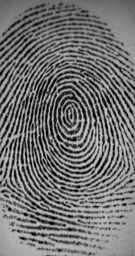
#> input picture output/101_2.tif, 135 x 256 px, shrunk from 296 x 560 before the run, given in place of FingerImage.bmp, which was not available
$ python finegerprint_pipline.py   (older library calls are emulated)
#> lines starting #> are read from the running program, lines starting #| are printed output that depends on the picture; after the words box and inside, x2 and y2 are one past the last pixel; in counts of white or black regions, pixels touching at a corner belong together; pictures that were not available may be replaced by others from this repository, and a replacement may not be noted
#> in finger, sample is the input picture: shape (256, 135); min 0, max 206, mean 113.7
### User interface/ridge_segment.py
# -*- coding: utf-8 -*-
"""
Created on Mon Apr 18 23:04:30 2016
@author: utkarsh


BSD 2-Clause License

Copyright (c) 2017, Utkarsh-Deshmukh
All rights reserved.

THIS SOFTWARE IS PROVIDED BY THE COPYRIGHT HOLDERS AND CONTRIBUTORS "AS IS"
AND ANY EXPRESS OR IMPLIED WARRANTIES, INCLUDING, BUT NOT LIMITED TO, THE
IMPLIED WARRANTIES OF MERCHANTABILITY AND FITNESS FOR A PARTICULAR PURPOSE ARE
DISCLAIMED. IN NO EVENT SHALL THE COPYRIGHT HOLDER OR CONTRIBUTORS BE LIABLE
FOR ANY DIRECT, INDIRECT, INCIDENTAL, SPECIAL, EXEMPLARY, OR CONSEQUENTIAL
DAMAGES (INCLUDING, BUT NOT LIMITED TO, PROCUREMENT OF SUBSTITUTE GOODS OR
SERVICES; LOSS OF USE, DATA, OR PROFITS; OR BUSINESS INTERRUPTION) HOWEVER
CAUSED AND ON ANY THEORY OF LIABILITY, WHETHER IN CONTRACT, STRICT LIABILITY,
OR TORT (INCLUDING NEGLIGENCE OR OTHERWISE) ARISING IN ANY WAY OUT OF THE USE
OF THIS SOFTWARE, EVEN IF ADVISED OF THE POSSIBILITY OF SUCH DAMAGE.
"""


# RIDGESEGMENT - Normalises fingerprint image and segments ridge region
#
# Function identifies ridge regions of a fingerprint image and returns a
# mask identifying this region.  It also normalises the intesity values of
# the image so that the ridge regions have zero mean, unit standard
# deviation.
#
# This function breaks the image up into blocks of size blksze x blksze and
# evaluates the standard deviation in each region.  If the standard
# deviation is above the threshold it is deemed part of the fingerprint.
# Note that the image is normalised to have zero mean, unit standard
# deviation prior to performing this process so that the threshold you
# specify is relative to a unit standard deviation.
#
# Usage:   [normim, mask, maskind] = ridgesegment(im, blksze, thresh)
#
# Arguments:   im     - Fingerprint image to be segmented.
#              blksze - Block size over which the the standard
#                       deviation is determined (try a value of 16).
#              thresh - Threshold of standard deviation to decide if a
#                       block is a ridge region (Try a value 0.1 - 0.2)
#
# Returns:     normim - Image where the ridge regions are renormalised to
#                       have zero mean, unit standard deviation.
#              mask   - Mask indicating ridge-like regions of the image,
#                       0 for non ridge regions, 1 for ridge regions.
#              maskind - Vector of indices of locations within the mask.
#
# Suggested values for a 500dpi fingerprint image:
#
#   [normim, mask, maskind] = ridgesegment(im, 16, 0.1)
#
# See also: RIDGEORIENT, RIDGEFREQ, RIDGEFILTER

### REFERENCES

# Peter Kovesi
# School of Computer Science & Software Engineering
# The University of Western Australia
# pk at csse uwa edu au
# http://www.csse.uwa.edu.au/~pk

'''
For more info please visit https://www.peterkovesi.com/
'''

import numpy as np

def normalise(img,mean,std):
    normed = (img - np.mean(img))/(np.std(img));
    return(normed)

def ridge_segment(im,blksze,thresh):

#> called with blksze = 16, thresh = 0.3
    rows,cols = im.shape;

    im = normalise(im,0,1);    # normalise to get zero mean and unit standard deviation


    new_rows =  np.int(blksze * np.ceil((np.float(rows))/(np.float(blksze))))
    new_cols =  np.int(blksze * np.ceil((np.float(cols))/(np.float(blksze))))

    padded_img = np.zeros((new_rows,new_cols));
    stddevim = np.zeros((new_rows,new_cols));

    padded_img[0:rows][:,0:cols] = im;

    for i in range(0,new_rows,blksze):
        for j in range(0,new_cols,blksze):
            block = padded_img[i:i+blksze][:,j:j+blksze];

            stddevim[i:i+blksze][:,j:j+blksze] = np.std(block)*np.ones(block.shape)
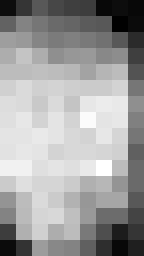
#> stddevim: shape (256, 144) float64; min 0.105, max 1.3, mean 0.844; drawn with min black and max white

    stddevim = stddevim[0:rows][:,0:cols]
#> stddevim: shape (256, 135) float64

    mask = stddevim > thresh;
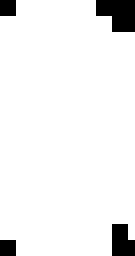
#> mask: shape (256, 135) bool; 93.8% white; 4 black regions, box (x1, y1, x2, y2) and area: (96, 0, 135, 32) 992, (112, 224, 135, 256) 624, (0, 0, 16, 16) 256, (0, 240, 16, 256) 256

    mean_val = np.mean(im[mask]);
#> mean_val = -0.0236

    std_val = np.std(im[mask]);
#> std_val = 1.02

    normim = (im - mean_val)/(std_val);

    return(normim,mask)

### User interface/walking.py
'''
Author : Aman Attrish
'''


# The main function of the walking algorithm to get all singular points in
# a given fingerprint image.
#
# Based on the paper:
#
# @article{Zhu2016WalkingTS,
#   title={Walking to singular points of fingerprints},
#   author={En Zhu and Xifeng Guo and Jianping Yin},
#   journal={Pattern Recognition},
#   year={2016},
#   volume={56},
#   pages={116-128}
# }
#
# Usage:
#   [sps, time] = walking(im), get singular points of image \im. The open
#   souce code "MATLAB and Octave Functions for Computer Vision and Image
#   Processing" is needed to correctly run this function. Please download
#   "MatlabFns.zip" from
#           http://www.peterkovesi.com/matlabfns/
#   and add all the folders and subfolders to Path.
#
#   [sps, time] = walking(im, mask, orientim), all preprocessing steps like
#   segmentaion and orientation field estimation are implemented outside
#   this function.
#
#   [sps, time] = walking(im, mask, orientim, ...), parameters are passed
#   in. The detailed meanings of parameters are shown below.
#
# @Inputs:
#   im:
#       image data, h by w
#   mask:
#       0, background; 1, foreground
#   orientim:
#       pixel-wise orientation field of \im, share the same size with \im.
#   step:
#       length of one walking step, default to 7 pixel
#   n:
#       number of starting points sampled along x-axis or y, default to 2
#   Td:
#       threshold for stopping the walking process, default to 2 pixel
#   R:
#       radius of the neighborhood of the candidate singular point,
#       default to 16 pixel
# @Outputs:
#   sps:
#       a structure with fields 'core' and 'delta', containing the detected
#       singular points
#   time:
#       processing time of the walking algorithm excluding the segmentation
#       and orientation field estimation.
#
# # Coded by Xifeng Guo. All rights reserved. 2015/4/16 % %
#

'''
For more info please visit https://www.peterkovesi.com/
'''

import numpy as np
import numpy.matlib
from ridge_segment import ridge_segment
from ridge_orient import ridge_orient


def walkonce(im, mask, dfim, start, step, Td):
	sp = []
	current =0
	path = np.array([start])
	while True:
		temp = path[current,:]
		ori = dfim[int(temp[0]), int(temp[1])]
		current = current + 1
		path = np.concatenate([path, temp + step*(np.around([[-np.sin(ori), np.cos(ori)]]))], axis=0)
		if (any(path[current,:] < 1) or any((path[current,:] - im.shape) > 0) or not mask[int(path[current,0]),int(path[current,1])]):
			break
		cpath = path[0:current,:]
		dcpath = cpath - np.matmul(np.ones((cpath.shape[0],1)), np.array([path[current,:]]))
		sqart = np.sqrt(dcpath[:,0]**2 + dcpath[:,1]**2)
		sqart = np.transpose(sqart).reshape((1,-1))
		sqart = np.fliplr(sqart)
		indx = np.argwhere(sqart < Td)
		if min(indx.shape)==0:
			ind = np.empty(shape=(0,0))
		else:
			ind = sqart.shape[1] - indx[0][1]
		if ind.size !=0:
			if current == ind:
				sp = path[current,:]
			elif (current - ind) <=11:
				sp =  np.around(np.sum(path[ind:current+1,:], axis=0)/(current - ind + 1))
			break
	return sp

def checkstable(im, mask, orientim, tempsp, step, Td, R):
	stable=0
	tempsp = np.array([tempsp])

	if min(tempsp.shape) !=0:
		stable=1
		trystart = np.matmul(np.ones((4,1)), tempsp) + np.array([[0,-1], [-1,0], [0,1], [1,0]])*R
		for j in range(0,4):
			if (any(trystart[j,:] < 1) or any((trystart[j,:] - im.shape) > 0) or not mask[int(trystart[j,0]),int(trystart[j,1])]):
				stable=0
				break
			newsp = walkonce(im, mask, orientim, trystart[j,:], step, Td)
			newsp = np.array([newsp])
			if min(newsp.shape) == 0 or np.linalg.norm(tempsp - newsp) > R:
				stable=0
				break
	return stable


def mergeneighbors(points, threshold):

	for i in range(0,points.shape[0]-1):
		if points[i,0] == 0:
			continue
		pointi = points[i,:]
		for j in range(i+1,points.shape[0]):
			if points[j,0] == 0:
				continue
			if (np.linalg.norm(points[i,:] - points[j,:]) < threshold):
				pointi = np.concatenate([pointi, points[j,:]], axis=0)
				points[j,:] = [0, 0]
		if len(pointi)>=2:
			pointi = pointi.reshape((-1,2))
		s = np.sum(pointi, axis=0)
		points[i,:] = np.around(np.array([[s[0], s[1]]])/pointi.shape[0])
	points = points[~np.all(points==0, axis=1)]
	return points


def walking(img):

	#initializing the dictionary
	sps = {}
	sps['core'] = []
	sps['delta'] = []

	step = 7
	n = 2
	Td = 2
	R = 16

	blksze = 16;
	thresh = 0.3;
	normim, mask = ridge_segment(img,blksze,thresh);
	mask[(mask.shape[0]//blksze)*blksze+1:mask.shape[0],:] = 0
	mask[:,(mask.shape[1]//blksze)*blksze+1:mask.shape[1]] = 0
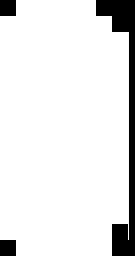
#> mask: shape (256, 135) bool; 90.2% white; 3 black regions, box (x1, y1, x2, y2) and area: (96, 0, 135, 256) 2864, (0, 0, 16, 16) 256, (0, 240, 16, 256) 256


	orientim = ridge_orient(normim, 1, 3, 3)
	orientim = np.pi - orientim

	#sampling starting point

	I,J = np.where(mask==1)
	edge0 = np.array([min(I),min(J)])
	edge1 = np.array([max(I),max(J)])
	d = (edge1-edge0)//(n+1)
	sampled_rows = np.array(range(edge0[0]+d[0], edge0[0] + d[0]*n + 1,d[0]))    #If some error comes, consider +1 also
	sampled_cols = np.array(range(edge0[1]+d[1], edge0[1] + d[1]*n + 1,d[1]))
	sampled_points = np.transpose([[np.kron(sampled_rows, np.ones((1,n)))],[np.matlib.repmat(sampled_cols, 1, n)]])
	sampled_points = np.reshape(sampled_points,(4,2))


	#Detect Cores
	for r in range(0,4):
		if len(sps['core']) != 0:
			break
		WDFc1 = 2.0*orientim + (r+1)*np.pi/2
		core1 = np.array([[]])
		core2 = np.array([[]])
		for i in range(0,sampled_points.shape[0]):
			p = sampled_points[i,:]
			if (not mask[int(p[0]),int(p[1])]):
				continue
			if min(core1.shape) == 0:
				tempsp = walkonce(img, mask, WDFc1, p, step, Td)
				if checkstable(img, mask, WDFc1, tempsp, step, Td, R):
					core1 = tempsp
			if min(core2.shape) == 0:
				tempsp = walkonce(img, mask, WDFc1-np.pi, p, step, Td)
				if checkstable(img, mask, WDFc1-np.pi, tempsp, step, Td, R):
					core2 = tempsp
		if min(core1.shape)==0:
			sps['core'] = np.array([core2])
		elif min(core2.shape)==0:
			sps['core'] = np.array([core1])
		else:
			sps['core'] = np.concatenate([core1,core2], axis=0)


	#Detect Deltas
	for r in range(0,4):
		if len(sps['delta']) != 0:
			break
		WDFd = -2.0*orientim + (r+1)*np.pi/2
		for i in range(0,sampled_points.shape[0]):
			p = sampled_points[i,:]
			if (not mask[int(p[0]),int(p[1])]):
				continue
			tempsp = walkonce(img, mask, WDFd, p, step, Td)
			if checkstable(img, mask, WDFd, tempsp, step, Td, R):
				sps['delta'] = np.concatenate([sps['delta'],tempsp], axis=0)
		if len(sps['delta']) >=2:
			sps['delta'] = sps['delta'].reshape((-1,2))

	sps['core'] = np.array([sps['core']])
	sps['delta'] = np.array([sps['delta']])

	sps['core'] = sps['core'].reshape((-1,2))
	sps['delta'] = sps['delta'].reshape((-1,2))

	sps['core'] = np.fliplr(mergeneighbors(sps['core'],20))
	sps['delta'] = np.fliplr(mergeneighbors(sps['delta'],20))
	return sps

### User interface/ridge_orient.py
# -*- coding: utf-8 -*-
"""
Created on Tue Apr 19 11:31:54 2016
@author: utkarsh


BSD 2-Clause License

Copyright (c) 2017, Utkarsh-Deshmukh
All rights reserved.

THIS SOFTWARE IS PROVIDED BY THE COPYRIGHT HOLDERS AND CONTRIBUTORS "AS IS"
AND ANY EXPRESS OR IMPLIED WARRANTIES, INCLUDING, BUT NOT LIMITED TO, THE
IMPLIED WARRANTIES OF MERCHANTABILITY AND FITNESS FOR A PARTICULAR PURPOSE ARE
DISCLAIMED. IN NO EVENT SHALL THE COPYRIGHT HOLDER OR CONTRIBUTORS BE LIABLE
FOR ANY DIRECT, INDIRECT, INCIDENTAL, SPECIAL, EXEMPLARY, OR CONSEQUENTIAL
DAMAGES (INCLUDING, BUT NOT LIMITED TO, PROCUREMENT OF SUBSTITUTE GOODS OR
SERVICES; LOSS OF USE, DATA, OR PROFITS; OR BUSINESS INTERRUPTION) HOWEVER
CAUSED AND ON ANY THEORY OF LIABILITY, WHETHER IN CONTRACT, STRICT LIABILITY,
OR TORT (INCLUDING NEGLIGENCE OR OTHERWISE) ARISING IN ANY WAY OUT OF THE USE
OF THIS SOFTWARE, EVEN IF ADVISED OF THE POSSIBILITY OF SUCH DAMAGE.
"""


# RIDGEORIENT - Estimates the local orientation of ridges in a fingerprint
#
# Usage:  [orientim, reliability, coherence] = ridgeorientation(im, gradientsigma,...
#                                             blocksigma, ...
#                                             orientsmoothsigma)
#
# Arguments:  im                - A normalised input image.
#             gradientsigma     - Sigma of the derivative of Gaussian
#                                 used to compute image gradients.
#             blocksigma        - Sigma of the Gaussian weighting used to
#                                 sum the gradient moments.
#             orientsmoothsigma - Sigma of the Gaussian used to smooth
#                                 the final orientation vector field.
#                                 Optional: if ommitted it defaults to 0
#
# Returns:    orientim          - The orientation image in radians.
#                                 Orientation values are +ve clockwise
#                                 and give the direction *along* the
#                                 ridges.
#             reliability       - Measure of the reliability of the
#                                 orientation measure.  This is a value
#                                 between 0 and 1. I think a value above
#                                 about 0.5 can be considered 'reliable'.
#                                 reliability = 1 - Imin./(Imax+.001);
#             coherence         - A measure of the degree to which the local
#                                 area is oriented.
#                                 coherence = ((Imax-Imin)./(Imax+Imin)).^2;
#
# With a fingerprint image at a 'standard' resolution of 500dpi suggested
# parameter values might be:
#
#    [orientim, reliability] = ridgeorient(im, 1, 3, 3);
#
# See also: RIDGESEGMENT, RIDGEFREQ, RIDGEFILTER

### REFERENCES

# May 2003      Original version by Raymond Thai,
# January 2005  Reworked by Peter Kovesi
# October 2011  Added coherence computation and orientsmoothsigma made optional
#
# School of Computer Science & Software Engineering
# The University of Western Australia
# pk at csse uwa edu au
# http://www.csse.uwa.edu.au/~pk

'''
For more info please visit https://www.peterkovesi.com/
'''

import numpy as np;
import cv2;
from scipy import ndimage;
from scipy import signal

def ridge_orient(im, gradientsigma, blocksigma, orientsmoothsigma):
#> called with gradientsigma = 1, blocksigma = 3, orientsmoothsigma = 3
    rows,cols = im.shape;
#> rows = 256; cols = 135
    #Calculate image gradients.
    sze = np.fix(6*gradientsigma);
    if np.remainder(sze,2) == 0:
        sze = sze+1;

    gauss = cv2.getGaussianKernel(np.int(sze),gradientsigma);
    f = gauss * gauss.T;

    fy,fx = np.gradient(f);     #Gradient of Gaussian

    #Gx = ndimage.convolve(np.double(im),fx);
    #Gy = ndimage.convolve(np.double(im),fy);

    Gx = signal.convolve2d(im,fx,mode='same');
    Gy = signal.convolve2d(im,fy,mode='same');

    Gxx = np.power(Gx,2);
    Gyy = np.power(Gy,2);
    Gxy = Gx*Gy;

    #Now smooth the covariance data to perform a weighted summation of the data.

    sze = np.fix(6*blocksigma);

    gauss = cv2.getGaussianKernel(np.int(sze),blocksigma);
    f = gauss * gauss.T;

    Gxx = ndimage.convolve(Gxx,f);
    Gyy = ndimage.convolve(Gyy,f);
    Gxy = 2*ndimage.convolve(Gxy,f);
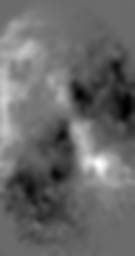
#> Gxy: shape (256, 135) float64; min -0.351, max 0.485, mean -0.00668; drawn with min black and max white

    # Analytic solution of principal direction
    denom = np.sqrt(np.power(Gxy,2) + np.power((Gxx - Gyy),2)) + np.finfo(float).eps;
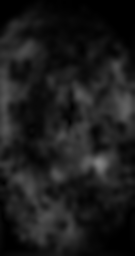
#> denom: shape (256, 135) float64; min 5.94e-05, max 0.512, mean 0.112

    sin2theta = Gxy/denom;            # Sine and cosine of doubled angles
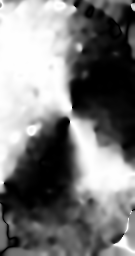
#> sin2theta: shape (256, 135) float64; min -1, max 1, mean -0.0443; drawn with min black and max white
    cos2theta = (Gxx-Gyy)/denom;


    if orientsmoothsigma:
        sze = np.fix(6*orientsmoothsigma);
        if np.remainder(sze,2) == 0:
            sze = sze+1;
        gauss = cv2.getGaussianKernel(np.int(sze),orientsmoothsigma);
        f = gauss * gauss.T;
        cos2theta = ndimage.convolve(cos2theta,f); # Smoothed sine and cosine of
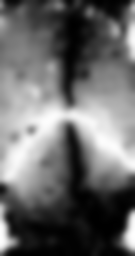
#> cos2theta: shape (256, 135) float64; min -0.997, max 0.99, mean -0.173; drawn with min black and max white
        sin2theta = ndimage.convolve(sin2theta,f); # doubled angles

    orientim = np.pi/2 + np.arctan2(sin2theta,cos2theta)/2;
#> (the rest of the program and of its run is left out)
